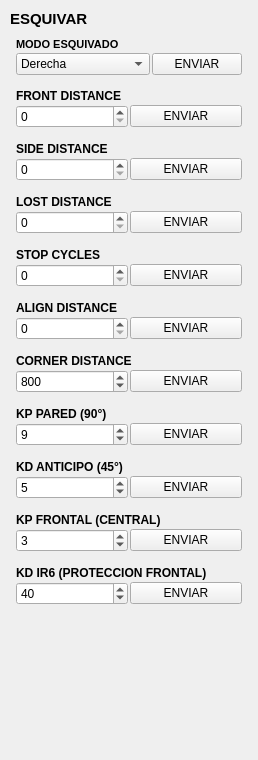
       <widget class="QFrame" name="box_esquivar">
        <property name="geometry">
         <rect>
          <x>568</x>
          <y>20</y>
          <width>258</width>
          <height>760</height>
         </rect>
        </property>
        <layout class="QVBoxLayout" name="verticalLayout_box_esquivar">
         <property name="spacing">
          <number>6</number>
         </property>
         <property name="leftMargin">
          <number>10</number>
         </property>
         <property name="topMargin">
          <number>10</number>
         </property>
         <property name="rightMargin">
          <number>10</number>
         </property>
         <property name="bottomMargin">
          <number>10</number>
         </property>
         <item>
          <widget class="QLabel" name="label_sensors_4">
           <property name="font">
            <font>
             <pointsize>11</pointsize>
             <bold>true</bold>
            </font>
           </property>
           <property name="text">
            <string>ESQUIVAR</string>
           </property>
          </widget>
         </item>
         <item>
          <widget class="QFrame" name="item_dodgeDir">
           <layout class="QVBoxLayout" name="layout_item_dodgeDir">
            <property name="spacing">
             <number>2</number>
            </property>
            <property name="leftMargin">
             <number>6</number>
            </property>
            <property name="topMargin">
             <number>4</number>
            </property>
            <property name="rightMargin">
             <number>6</number>
            </property>
            <property name="bottomMargin">
             <number>4</number>
            </property>
            <item>
             <widget class="QLabel" name="label_dodgeDir">
              <property name="font">
               <font>
                <pointsize>8</pointsize>
                <bold>true</bold>
               </font>
              </property>
              <property name="text">
               <string>MODO ESQUIVADO</string>
              </property>
             </widget>
            </item>
            <item>
             <layout class="QHBoxLayout" name="horizontalLayout_dodgeDir" stretch="3,2">
              <item>
               <widget class="QComboBox" name="comboDodgeDir">
                <item>
                 <property name="text">
                  <string>Derecha</string>
                 </property>
                </item>
                <item>
                 <property name="text">
                  <string>Izquierda</string>
                 </property>
                </item>
                <item>
                 <property name="text">
                  <string>Alternado</string>
                 </property>
                </item>
               </widget>
              </item>
              <item>
               <widget class="QPushButton" name="sendDodgeDir">
                <property name="text">
                 <string>ENVIAR</string>
                </property>
               </widget>
              </item>
             </layout>
            </item>
           </layout>
          </widget>
         </item>
         <item>
          <widget class="QFrame" name="item_front_dist">
           <layout class="QVBoxLayout" name="layout_item_front_dist">
            <property name="spacing">
             <number>2</number>
            </property>
            <property name="leftMargin">
             <number>6</number>
            </property>
            <property name="topMargin">
             <number>4</number>
            </property>
            <property name="rightMargin">
             <number>6</number>
            </property>
            <property name="bottomMargin">
             <number>4</number>
            </property>
            <item>
             <widget class="QLabel" name="label_sensors_24">
              <property name="font">
               <font>
                <bold>true</bold>
               </font>
              </property>
              <property name="text">
               <string>FRONT DISTANCE</string>
              </property>
             </widget>
            </item>
            <item>
             <layout class="QHBoxLayout" name="horizontalLayout_25">
              <item>
               <widget class="QSpinBox" name="setFrontDistance"/>
              </item>
              <item>
               <widget class="QPushButton" name="sendFrontDistance">
                <property name="text">
                 <string>ENVIAR</string>
                </property>
               </widget>
              </item>
             </layout>
            </item>
           </layout>
          </widget>
         </item>
         <item>
          <widget class="QFrame" name="item_side_dist">
           <layout class="QVBoxLayout" name="layout_item_side_dist">
            <property name="spacing">
             <number>2</number>
            </property>
            <property name="leftMargin">
             <number>6</number>
            </property>
            <property name="topMargin">
             <number>4</number>
            </property>
            <property name="rightMargin">
             <number>6</number>
            </property>
            <property name="bottomMargin">
             <number>4</number>
            </property>
            <item>
             <widget class="QLabel" name="label_sensors_25">
              <property name="font">
               <font>
                <bold>true</bold>
               </font>
              </property>
              <property name="text">
               <string>SIDE DISTANCE</string>
              </property>
             </widget>
            </item>
            <item>
             <layout class="QHBoxLayout" name="horizontalLayout_26">
              <item>
               <widget class="QSpinBox" name="setSideDistance"/>
              </item>
              <item>
               <widget class="QPushButton" name="sendSideDistance">
                <property name="text">
                 <string>ENVIAR</string>
                </property>
               </widget>
              </item>
             </layout>
            </item>
           </layout>
          </widget>
         </item>
         <item>
          <widget class="QFrame" name="item_lost_dist">
           <layout class="QVBoxLayout" name="layout_item_lost_dist">
            <property name="spacing">
             <number>2</number>
            </property>
            <property name="leftMargin">
             <number>6</number>
            </property>
            <property name="topMargin">
             <number>4</number>
            </property>
            <property name="rightMargin">
             <number>6</number>
            </property>
            <property name="bottomMargin">
             <number>4</number>
            </property>
            <item>
             <widget class="QLabel" name="label_sensors_26">
              <property name="font">
               <font>
                <bold>true</bold>
               </font>
              </property>
              <property name="text">
               <string>LOST DISTANCE</string>
              </property>
             </widget>
            </item>
            <item>
             <layout class="QHBoxLayout" name="horizontalLayout_27">
              <item>
               <widget class="QSpinBox" name="setLostDistance"/>
              </item>
              <item>
               <widget class="QPushButton" name="sendLostDistance">
                <property name="text">
                 <string>ENVIAR</string>
                </property>
               </widget>
              </item>
             </layout>
            </item>
           </layout>
          </widget>
         </item>
         <item>
          <widget class="QFrame" name="item_stop_cycles">
           <layout class="QVBoxLayout" name="layout_item_stop_cycles">
            <property name="spacing">
             <number>2</number>
            </property>
            <property name="leftMargin">
             <number>6</number>
            </property>
            <property name="topMargin">
             <number>4</number>
            </property>
            <property name="rightMargin">
             <number>6</number>
            </property>
            <property name="bottomMargin">
             <number>4</number>
            </property>
            <item>
             <widget class="QLabel" name="label_sensors_27">
              <property name="font">
               <font>
                <bold>true</bold>
               </font>
              </property>
              <property name="text">
               <string>STOP CYCLES</string>
              </property>
             </widget>
            </item>
            <item>
             <layout class="QHBoxLayout" name="horizontalLayout_28">
              <item>
               <widget class="QSpinBox" name="setStopCycles"/>
              </item>
              <item>
               <widget class="QPushButton" name="sendStopCycles">
                <property name="text">
                 <string>ENVIAR</string>
                </property>
               </widget>
              </item>
             </layout>
            </item>
           </layout>
          </widget>
         </item>
         <item>
          <widget class="QFrame" name="item_align_dist">
           <layout class="QVBoxLayout" name="layout_item_align_dist">
            <property name="spacing">
             <number>2</number>
            </property>
            <property name="leftMargin">
             <number>6</number>
            </property>
            <property name="topMargin">
             <number>4</number>
            </property>
            <property name="rightMargin">
             <number>6</number>
            </property>
            <property name="bottomMargin">
             <number>4</number>
            </property>
            <item>
             <widget class="QLabel" name="label_sensors_30">
              <property name="font">
               <font>
                <bold>true</bold>
               </font>
              </property>
              <property name="text">
               <string>ALIGN DISTANCE</string>
              </property>
             </widget>
            </item>
            <item>
             <layout class="QHBoxLayout" name="horizontalLayout_31">
              <item>
               <widget class="QSpinBox" name="setAlignDist"/>
              </item>
              <item>
               <widget class="QPushButton" name="sendAlignDist">
                <property name="text">
                 <string>ENVIAR</string>
                </property>
               </widget>
              </item>
             </layout>
            </item>
           </layout>
          </widget>
         </item>
         <item>
          <widget class="QFrame" name="item_corner_dist">
           <layout class="QVBoxLayout" name="layout_item_corner_dist">
            <property name="spacing">
             <number>2</number>
            </property>
            <property name="leftMargin">
             <number>6</number>
            </property>
            <property name="topMargin">
             <number>4</number>
            </property>
            <property name="rightMargin">
             <number>6</number>
            </property>
            <property name="bottomMargin">
             <number>4</number>
            </property>
            <item>
             <widget class="QLabel" name="label_sensors_29">
              <property name="font">
               <font>
                <bold>true</bold>
               </font>
              </property>
              <property name="text">
               <string>CORNER DISTANCE</string>
              </property>
             </widget>
            </item>
            <item>
             <layout class="QHBoxLayout" name="horizontalLayout_30">
              <item>
               <widget class="QSpinBox" name="setCornerDist">
                <property name="maximum">
                 <number>10000</number>
                </property>
                <property name="value">
                 <number>800</number>
                </property>
               </widget>
              </item>
              <item>
               <widget class="QPushButton" name="sendCornerDist">
                <property name="text">
                 <string>ENVIAR</string>
                </property>
               </widget>
              </item>
             </layout>
            </item>
           </layout>
          </widget>
         </item>
         <item>
          <widget class="QFrame" name="item_wall_kp">
           <layout class="QVBoxLayout" name="layout_item_wall_kp">
            <property name="spacing">
             <number>2</number>
            </property>
            <property name="leftMargin">
             <number>6</number>
            </property>
            <property name="topMargin">
             <number>4</number>
            </property>
            <property name="rightMargin">
             <number>6</number>
            </property>
            <property name="bottomMargin">
             <number>4</number>
            </property>
            <item>
             <widget class="QLabel" name="label_wallKp">
              <property name="font">
               <font>
                <bold>true</bold>
               </font>
              </property>
              <property name="text">
               <string>KP PARED (90°)</string>
              </property>
             </widget>
            </item>
            <item>
             <layout class="QHBoxLayout" name="horizontalLayout_wallKp">
              <item>
               <widget class="QSpinBox" name="setWallKp">
                <property name="minimum">
                 <number>-1000</number>
                </property>
                <property name="maximum">
                 <number>10000</number>
                </property>
                <property name="value">
                 <number>9</number>
                </property>
               </widget>
              </item>
              <item>
               <widget class="QPushButton" name="sendWallKp">
                <property name="text">
                 <string>ENVIAR</string>
                </property>
               </widget>
              </item>
             </layout>
            </item>
           </layout>
          </widget>
         </item>
         <item>
          <widget class="QFrame" name="item_wall_kd">
           <layout class="QVBoxLayout" name="layout_item_wall_kd">
            <property name="spacing">
             <number>2</number>
            </property>
            <property name="leftMargin">
             <number>6</number>
            </property>
            <property name="topMargin">
             <number>4</number>
            </property>
            <property name="rightMargin">
             <number>6</number>
            </property>
            <property name="bottomMargin">
             <number>4</number>
            </property>
            <item>
             <widget class="QLabel" name="label_wallKd">
              <property name="font">
               <font>
                <bold>true</bold>
               </font>
              </property>
              <property name="text">
               <string>KD ANTICIPO (45°)</string>
              </property>
             </widget>
            </item>
            <item>
             <layout class="QHBoxLayout" name="horizontalLayout_wallKd">
              <item>
               <widget class="QSpinBox" name="setWallKd">
                <property name="minimum">
                 <number>-1000</number>
                </property>
                <property name="maximum">
                 <number>10000</number>
                </property>
                <property name="value">
                 <number>5</number>
                </property>
               </widget>
              </item>
              <item>
               <widget class="QPushButton" name="sendWallKd">
                <property name="text">
                 <string>ENVIAR</string>
                </property>
               </widget>
              </item>
             </layout>
            </item>
           </layout>
          </widget>
         </item>
         <item>
          <widget class="QFrame" name="item_front_kp">
           <property name="visible">
            <bool>false</bool>
           </property>
           <layout class="QVBoxLayout" name="layout_item_front_kp">
            <property name="spacing">
             <number>2</number>
            </property>
            <property name="leftMargin">
             <number>6</number>
            </property>
            <property name="topMargin">
             <number>4</number>
            </property>
            <property name="rightMargin">
             <number>6</number>
            </property>
            <property name="bottomMargin">
             <number>4</number>
            </property>
            <item>
             <widget class="QLabel" name="label_frontKp">
              <property name="font">
               <font>
                <bold>true</bold>
               </font>
              </property>
              <property name="text">
               <string>KP FRONTAL (CENTRAL)</string>
              </property>
             </widget>
            </item>
            <item>
             <layout class="QHBoxLayout" name="horizontalLayout_frontKp">
              <item>
               <widget class="QSpinBox" name="setFrontKp">
                <property name="minimum">
                 <number>-1000</number>
                </property>
                <property name="maximum">
                 <number>10000</number>
                </property>
                <property name="value">
                 <number>3</number>
                </property>
               </widget>
              </item>
              <item>
               <widget class="QPushButton" name="sendFrontKp">
                <property name="text">
                 <string>ENVIAR</string>
                </property>
               </widget>
              </item>
             </layout>
            </item>
           </layout>
          </widget>
         </item>
         <item>
          <widget class="QFrame" name="item_front_kd">
           <layout class="QVBoxLayout" name="layout_item_front_kd">
            <property name="spacing">
             <number>2</number>
            </property>
            <property name="leftMargin">
             <number>6</number>
            </property>
            <property name="topMargin">
             <number>4</number>
            </property>
            <property name="rightMargin">
             <number>6</number>
            </property>
            <property name="bottomMargin">
             <number>4</number>
            </property>
            <item>
             <widget class="QLabel" name="label_frontKd">
              <property name="font">
               <font>
                <bold>true</bold>
               </font>
              </property>
              <property name="text">
               <string>KD IR6 (PROTECCION FRONTAL)</string>
              </property>
             </widget>
            </item>
            <item>
             <layout class="QHBoxLayout" name="horizontalLayout_frontKd">
              <item>
               <widget class="QSpinBox" name="setFrontKd">
                <property name="minimum">
                 <number>-1000</number>
                </property>
                <property name="maximum">
                 <number>10000</number>
                </property>
                <property name="value">
                 <number>40</number>
                </property>
               </widget>
              </item>
              <item>
               <widget class="QPushButton" name="sendFrontKd">
                <property name="text">
                 <string>ENVIAR</string>
                </property>
               </widget>
              </item>
             </layout>
            </item>
           </layout>
          </widget>
         </item>
         <item>
          <spacer name="verticalSpacer_esquivar">
           <property name="orientation">
            <enum>Qt::Orientation::Vertical</enum>
           </property>
           <property name="sizeHint" stdset="0">
            <size>
             <width>20</width>
             <height>20</height>
            </size>
           </property>
          </spacer>
         </item>
        </layout>
       </widget>
